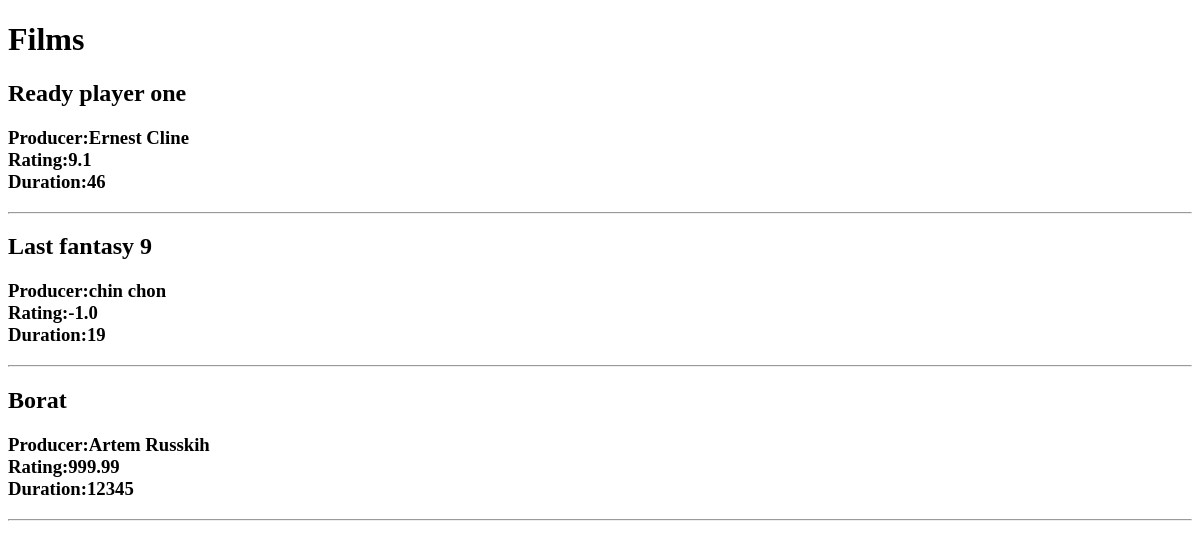
/films/, run on an earlier commit of the app's database.
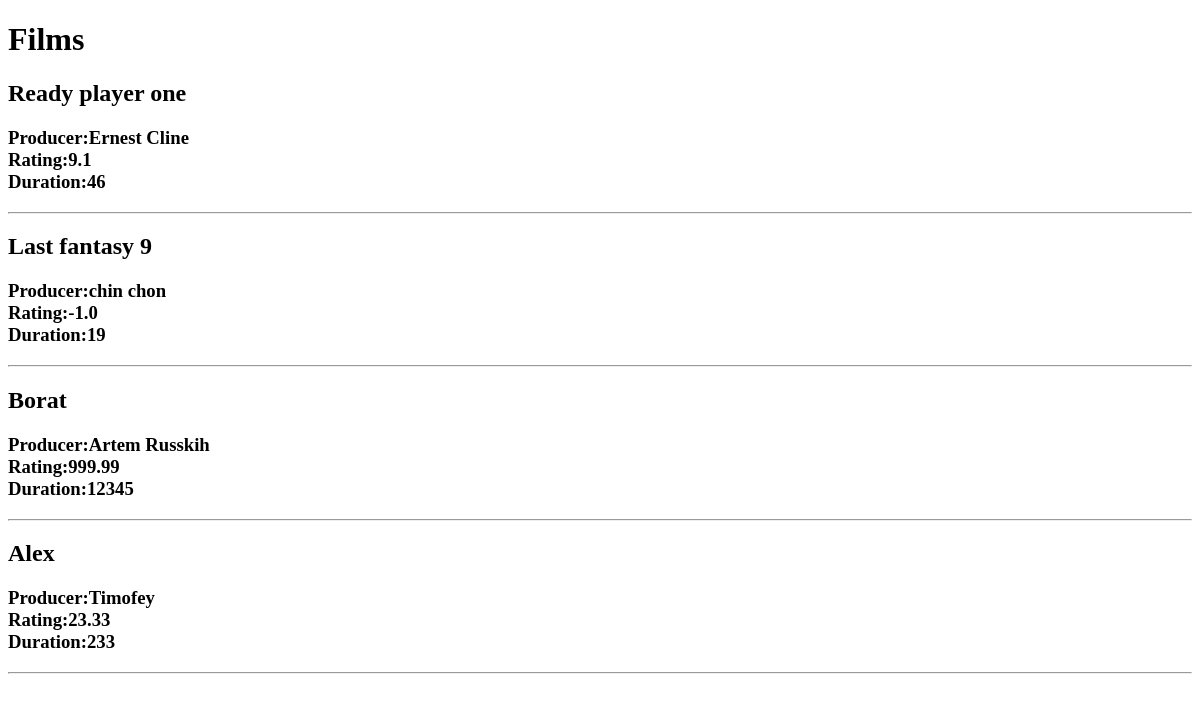
And on a later commit of the database.
### main/models.py (models this page shows, shortened)
class Films(models.Model):
    title = models.CharField(max_length=250)
    producer = models.CharField(max_length=250)
    rating = models.FloatField()
    duration = models.IntegerField()
    created = models.DateTimeField(auto_now_add=True, null=True)
    updated = models.DateTimeField(auto_now=True, null=True)

### main/views.py (the view)
# urls.py: path('films/' , views.films_list_view),
def films_list_view(request):
    context = {
        "films" : Films.objects.all()
    }
    return render(request , "films.html" , context=context)

### templates/films.html (shortened to what this page needs)
<!DOCTYPE html>
<html lang="en">
<head>
</head>
<body>
<h1>Films</h1>
{% for film in films  %}
    <h2>{{ film.title }}</h2>
    <h3>Producer:{{ film.producer }}<br>
    Rating:{{ film.rating}}<br>
    Duration:{{ film.duration }}</h3>
    <hr>
{% endfor %}
</body>
</html>

What changed in the data, as far as the page shows it:
added Films: title "Alex", producer "Timofey", rating "23.33", duration "233"
